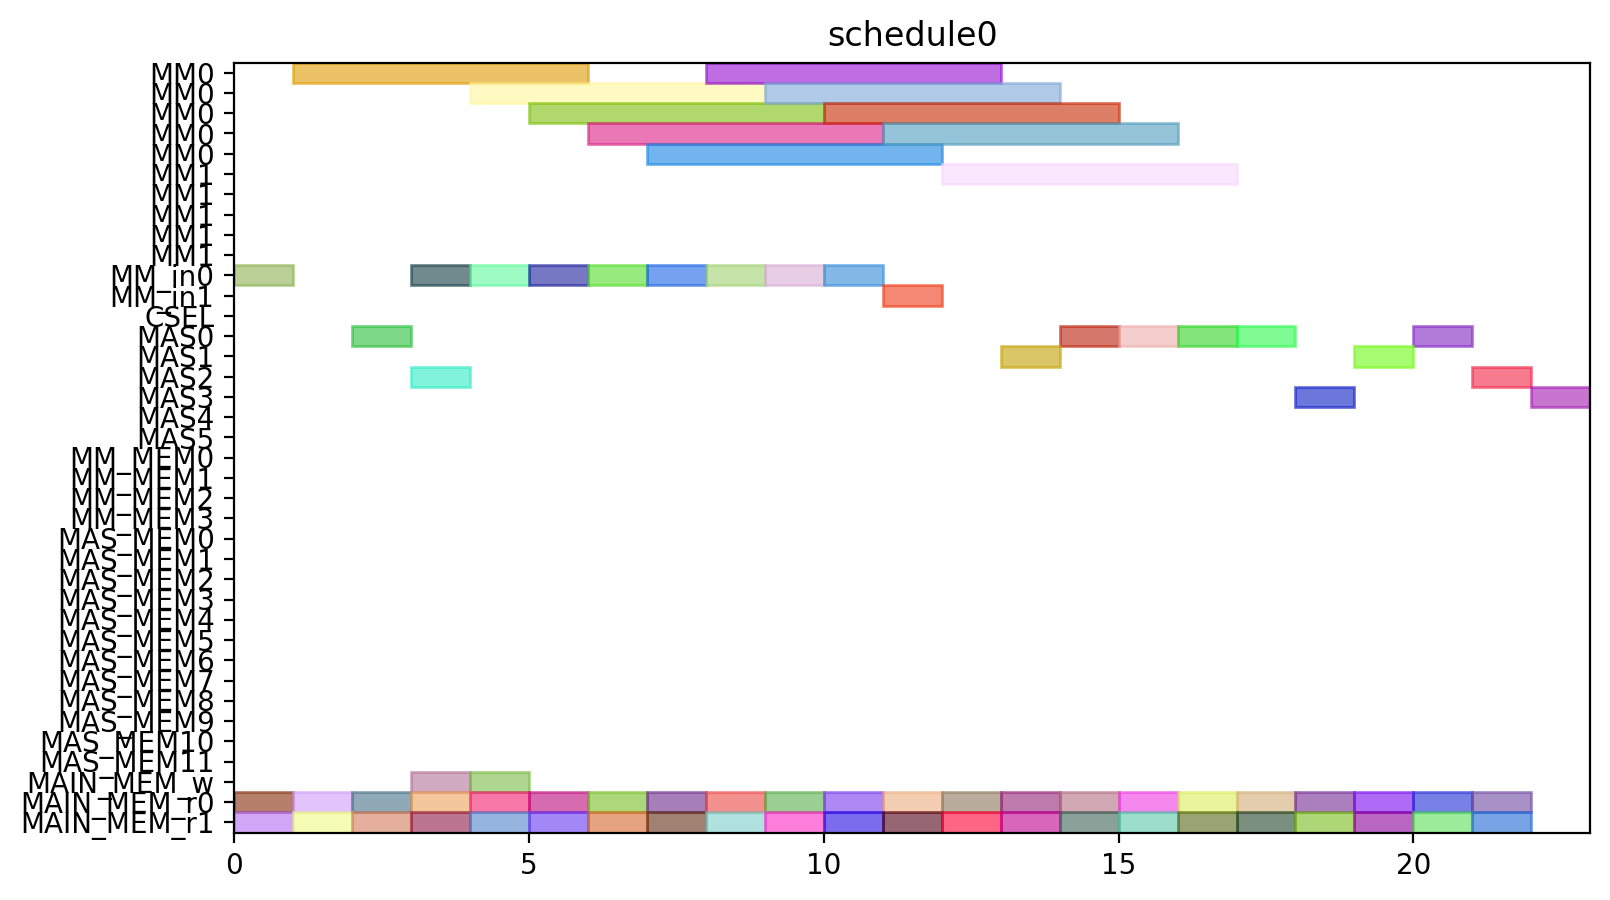

Generate this figure with Python:
from pyschedule import Scenario, solvers, plotters, alt


def solve():
	horizon = 120
	S = Scenario("schedule0", horizon=horizon)

	# resource
	MM = S.Resources('MM', num=2, size=5)
	MM_in = S.Resources('MM_in', num=2)
	CSEL = S.Resource('CSEL')
	MAS = S.Resources('MAS', num=6, size=1, periods=range(1, horizon))
	MM_MEM = S.Resources('MM_MEM', num=4)
	MAS_MEM = S.Resources('MAS_MEM', num=12)
	MAIN_MEM_w = S.Resource('MAIN_MEM_w', size=1)
	MAIN_MEM_r = S.Resources('MAIN_MEM_r', num=2)

	# result of previous scheduling

	# new tasks
	c10_t0 = S.Task('c10_t0', length=5, delay_cost=1)
	c10_t0 += alt(MM)
	c10_t0_in = S.Task('c10_t0_in', length=1, delay_cost=1)
	c10_t0_in += alt(MM_in)
	S += c10_t0_in*MM_in[0]<=c10_t0*MM[0]
	S += c10_t0_in*MM_in[1]<=c10_t0*MM[1]
	c10_t0_mem0 = S.Task('c10_t0_mem0', length=1, delay_cost=1)
	c10_t0_mem0 += MAIN_MEM_r[0]
	S += c10_t0_mem0 <= c10_t0

	c10_t0_mem1 = S.Task('c10_t0_mem1', length=1, delay_cost=1)
	c10_t0_mem1 += MAIN_MEM_r[1]
	S += c10_t0_mem1 <= c10_t0

	c10_t1 = S.Task('c10_t1', length=5, delay_cost=1)
	c10_t1 += alt(MM)
	c10_t1_in = S.Task('c10_t1_in', length=1, delay_cost=1)
	c10_t1_in += alt(MM_in)
	S += c10_t1_in*MM_in[0]<=c10_t1*MM[0]
	S += c10_t1_in*MM_in[1]<=c10_t1*MM[1]
	c10_t1_mem0 = S.Task('c10_t1_mem0', length=1, delay_cost=1)
	c10_t1_mem0 += MAIN_MEM_r[0]
	S += c10_t1_mem0 <= c10_t1

	c10_t1_mem1 = S.Task('c10_t1_mem1', length=1, delay_cost=1)
	c10_t1_mem1 += MAIN_MEM_r[1]
	S += c10_t1_mem1 <= c10_t1

	c10_t2 = S.Task('c10_t2', length=1, delay_cost=1)
	c10_t2 += alt(MAS)
	c10_t2_mem0 = S.Task('c10_t2_mem0', length=1, delay_cost=1)
	c10_t2_mem0 += MAIN_MEM_r[0]
	S += c10_t2_mem0 <= c10_t2

	c10_t2_mem1 = S.Task('c10_t2_mem1', length=1, delay_cost=1)
	c10_t2_mem1 += MAIN_MEM_r[1]
	S += c10_t2_mem1 <= c10_t2

	c10_t3 = S.Task('c10_t3', length=1, delay_cost=1)
	c10_t3 += alt(MAS)
	c10_t3_mem0 = S.Task('c10_t3_mem0', length=1, delay_cost=1)
	c10_t3_mem0 += MAIN_MEM_r[0]
	S += c10_t3_mem0 <= c10_t3

	c10_t3_mem1 = S.Task('c10_t3_mem1', length=1, delay_cost=1)
	c10_t3_mem1 += MAIN_MEM_r[1]
	S += c10_t3_mem1 <= c10_t3

	c20_t0 = S.Task('c20_t0', length=5, delay_cost=1)
	c20_t0 += alt(MM)
	c20_t0_in = S.Task('c20_t0_in', length=1, delay_cost=1)
	c20_t0_in += alt(MM_in)
	S += c20_t0_in*MM_in[0]<=c20_t0*MM[0]
	S += c20_t0_in*MM_in[1]<=c20_t0*MM[1]
	c20_t0_mem0 = S.Task('c20_t0_mem0', length=1, delay_cost=1)
	c20_t0_mem0 += MAIN_MEM_r[0]
	S += c20_t0_mem0 <= c20_t0

	c20_t0_mem1 = S.Task('c20_t0_mem1', length=1, delay_cost=1)
	c20_t0_mem1 += MAIN_MEM_r[1]
	S += c20_t0_mem1 <= c20_t0

	c20_t1 = S.Task('c20_t1', length=5, delay_cost=1)
	c20_t1 += alt(MM)
	c20_t1_in = S.Task('c20_t1_in', length=1, delay_cost=1)
	c20_t1_in += alt(MM_in)
	S += c20_t1_in*MM_in[0]<=c20_t1*MM[0]
	S += c20_t1_in*MM_in[1]<=c20_t1*MM[1]
	c20_t1_mem0 = S.Task('c20_t1_mem0', length=1, delay_cost=1)
	c20_t1_mem0 += MAIN_MEM_r[0]
	S += c20_t1_mem0 <= c20_t1

	c20_t1_mem1 = S.Task('c20_t1_mem1', length=1, delay_cost=1)
	c20_t1_mem1 += MAIN_MEM_r[1]
	S += c20_t1_mem1 <= c20_t1

	c20_t2 = S.Task('c20_t2', length=1, delay_cost=1)
	c20_t2 += alt(MAS)
	c20_t2_mem0 = S.Task('c20_t2_mem0', length=1, delay_cost=1)
	c20_t2_mem0 += MAIN_MEM_r[0]
	S += c20_t2_mem0 <= c20_t2

	c20_t2_mem1 = S.Task('c20_t2_mem1', length=1, delay_cost=1)
	c20_t2_mem1 += MAIN_MEM_r[1]
	S += c20_t2_mem1 <= c20_t2

	c20_t3 = S.Task('c20_t3', length=1, delay_cost=1)
	c20_t3 += alt(MAS)
	c20_t3_mem0 = S.Task('c20_t3_mem0', length=1, delay_cost=1)
	c20_t3_mem0 += MAIN_MEM_r[0]
	S += c20_t3_mem0 <= c20_t3

	c20_t3_mem1 = S.Task('c20_t3_mem1', length=1, delay_cost=1)
	c20_t3_mem1 += MAIN_MEM_r[1]
	S += c20_t3_mem1 <= c20_t3

	c01_t0 = S.Task('c01_t0', length=5, delay_cost=1)
	c01_t0 += alt(MM)
	c01_t0_in = S.Task('c01_t0_in', length=1, delay_cost=1)
	c01_t0_in += alt(MM_in)
	S += c01_t0_in*MM_in[0]<=c01_t0*MM[0]
	S += c01_t0_in*MM_in[1]<=c01_t0*MM[1]
	c01_t0_mem0 = S.Task('c01_t0_mem0', length=1, delay_cost=1)
	c01_t0_mem0 += MAIN_MEM_r[0]
	S += c01_t0_mem0 <= c01_t0

	c01_t0_mem1 = S.Task('c01_t0_mem1', length=1, delay_cost=1)
	c01_t0_mem1 += MAIN_MEM_r[1]
	S += c01_t0_mem1 <= c01_t0

	c01_t1 = S.Task('c01_t1', length=5, delay_cost=1)
	c01_t1 += alt(MM)
	c01_t1_in = S.Task('c01_t1_in', length=1, delay_cost=1)
	c01_t1_in += alt(MM_in)
	S += c01_t1_in*MM_in[0]<=c01_t1*MM[0]
	S += c01_t1_in*MM_in[1]<=c01_t1*MM[1]
	c01_t1_mem0 = S.Task('c01_t1_mem0', length=1, delay_cost=1)
	c01_t1_mem0 += MAIN_MEM_r[0]
	S += c01_t1_mem0 <= c01_t1

	c01_t1_mem1 = S.Task('c01_t1_mem1', length=1, delay_cost=1)
	c01_t1_mem1 += MAIN_MEM_r[1]
	S += c01_t1_mem1 <= c01_t1

	c01_t2 = S.Task('c01_t2', length=1, delay_cost=1)
	c01_t2 += alt(MAS)
	c01_t2_mem0 = S.Task('c01_t2_mem0', length=1, delay_cost=1)
	c01_t2_mem0 += MAIN_MEM_r[0]
	S += c01_t2_mem0 <= c01_t2

	c01_t2_mem1 = S.Task('c01_t2_mem1', length=1, delay_cost=1)
	c01_t2_mem1 += MAIN_MEM_r[1]
	S += c01_t2_mem1 <= c01_t2

	c01_t3 = S.Task('c01_t3', length=1, delay_cost=1)
	c01_t3 += alt(MAS)
	c01_t3_mem0 = S.Task('c01_t3_mem0', length=1, delay_cost=1)
	c01_t3_mem0 += MAIN_MEM_r[0]
	S += c01_t3_mem0 <= c01_t3

	c01_t3_mem1 = S.Task('c01_t3_mem1', length=1, delay_cost=1)
	c01_t3_mem1 += MAIN_MEM_r[1]
	S += c01_t3_mem1 <= c01_t3

	c11_t0 = S.Task('c11_t0', length=5, delay_cost=1)
	c11_t0 += alt(MM)
	c11_t0_in = S.Task('c11_t0_in', length=1, delay_cost=1)
	c11_t0_in += alt(MM_in)
	S += c11_t0_in*MM_in[0]<=c11_t0*MM[0]
	S += c11_t0_in*MM_in[1]<=c11_t0*MM[1]
	c11_t0_mem0 = S.Task('c11_t0_mem0', length=1, delay_cost=1)
	c11_t0_mem0 += MAIN_MEM_r[0]
	S += c11_t0_mem0 <= c11_t0

	c11_t0_mem1 = S.Task('c11_t0_mem1', length=1, delay_cost=1)
	c11_t0_mem1 += MAIN_MEM_r[1]
	S += c11_t0_mem1 <= c11_t0

	c11_t1 = S.Task('c11_t1', length=5, delay_cost=1)
	c11_t1 += alt(MM)
	c11_t1_in = S.Task('c11_t1_in', length=1, delay_cost=1)
	c11_t1_in += alt(MM_in)
	S += c11_t1_in*MM_in[0]<=c11_t1*MM[0]
	S += c11_t1_in*MM_in[1]<=c11_t1*MM[1]
	c11_t1_mem0 = S.Task('c11_t1_mem0', length=1, delay_cost=1)
	c11_t1_mem0 += MAIN_MEM_r[0]
	S += c11_t1_mem0 <= c11_t1

	c11_t1_mem1 = S.Task('c11_t1_mem1', length=1, delay_cost=1)
	c11_t1_mem1 += MAIN_MEM_r[1]
	S += c11_t1_mem1 <= c11_t1

	c11_t2 = S.Task('c11_t2', length=1, delay_cost=1)
	c11_t2 += alt(MAS)
	c11_t2_mem0 = S.Task('c11_t2_mem0', length=1, delay_cost=1)
	c11_t2_mem0 += MAIN_MEM_r[0]
	S += c11_t2_mem0 <= c11_t2

	c11_t2_mem1 = S.Task('c11_t2_mem1', length=1, delay_cost=1)
	c11_t2_mem1 += MAIN_MEM_r[1]
	S += c11_t2_mem1 <= c11_t2

	c11_t3 = S.Task('c11_t3', length=1, delay_cost=1)
	c11_t3 += alt(MAS)
	c11_t3_mem0 = S.Task('c11_t3_mem0', length=1, delay_cost=1)
	c11_t3_mem0 += MAIN_MEM_r[0]
	S += c11_t3_mem0 <= c11_t3

	c11_t3_mem1 = S.Task('c11_t3_mem1', length=1, delay_cost=1)
	c11_t3_mem1 += MAIN_MEM_r[1]
	S += c11_t3_mem1 <= c11_t3

	c21_t0 = S.Task('c21_t0', length=5, delay_cost=1)
	c21_t0 += alt(MM)
	c21_t0_in = S.Task('c21_t0_in', length=1, delay_cost=1)
	c21_t0_in += alt(MM_in)
	S += c21_t0_in*MM_in[0]<=c21_t0*MM[0]
	S += c21_t0_in*MM_in[1]<=c21_t0*MM[1]
	c21_t0_mem0 = S.Task('c21_t0_mem0', length=1, delay_cost=1)
	c21_t0_mem0 += MAIN_MEM_r[0]
	S += c21_t0_mem0 <= c21_t0

	c21_t0_mem1 = S.Task('c21_t0_mem1', length=1, delay_cost=1)
	c21_t0_mem1 += MAIN_MEM_r[1]
	S += c21_t0_mem1 <= c21_t0

	c21_t1 = S.Task('c21_t1', length=5, delay_cost=1)
	c21_t1 += alt(MM)
	c21_t1_in = S.Task('c21_t1_in', length=1, delay_cost=1)
	c21_t1_in += alt(MM_in)
	S += c21_t1_in*MM_in[0]<=c21_t1*MM[0]
	S += c21_t1_in*MM_in[1]<=c21_t1*MM[1]
	c21_t1_mem0 = S.Task('c21_t1_mem0', length=1, delay_cost=1)
	c21_t1_mem0 += MAIN_MEM_r[0]
	S += c21_t1_mem0 <= c21_t1

	c21_t1_mem1 = S.Task('c21_t1_mem1', length=1, delay_cost=1)
	c21_t1_mem1 += MAIN_MEM_r[1]
	S += c21_t1_mem1 <= c21_t1

	c21_t2 = S.Task('c21_t2', length=1, delay_cost=1)
	c21_t2 += alt(MAS)
	c21_t2_mem0 = S.Task('c21_t2_mem0', length=1, delay_cost=1)
	c21_t2_mem0 += MAIN_MEM_r[0]
	S += c21_t2_mem0 <= c21_t2

	c21_t2_mem1 = S.Task('c21_t2_mem1', length=1, delay_cost=1)
	c21_t2_mem1 += MAIN_MEM_r[1]
	S += c21_t2_mem1 <= c21_t2

	c21_t3 = S.Task('c21_t3', length=1, delay_cost=1)
	c21_t3 += alt(MAS)
	c21_t3_mem0 = S.Task('c21_t3_mem0', length=1, delay_cost=1)
	c21_t3_mem0 += MAIN_MEM_r[0]
	S += c21_t3_mem0 <= c21_t3

	c21_t3_mem1 = S.Task('c21_t3_mem1', length=1, delay_cost=1)
	c21_t3_mem1 += MAIN_MEM_r[1]
	S += c21_t3_mem1 <= c21_t3

	c000 = S.Task('c000', length=1, delay_cost=1)
	c000 += alt(MAS)
	S += 0<c000

	c000_w = S.Task('c000_w', length=1, delay_cost=1)
	c000_w += alt(MAIN_MEM_w)
	S += c000 <= c000_w

	c000_mem0 = S.Task('c000_mem0', length=1, delay_cost=1)
	c000_mem0 += MAIN_MEM_r[0]
	S += c000_mem0 <= c000

	c000_mem1 = S.Task('c000_mem1', length=1, delay_cost=1)
	c000_mem1 += MAIN_MEM_r[1]
	S += c000_mem1 <= c000

	c001 = S.Task('c001', length=1, delay_cost=1)
	c001 += alt(MAS)
	S += 0<c001

	c001_w = S.Task('c001_w', length=1, delay_cost=1)
	c001_w += alt(MAIN_MEM_w)
	S += c001 <= c001_w

	c001_mem0 = S.Task('c001_mem0', length=1, delay_cost=1)
	c001_mem0 += MAIN_MEM_r[0]
	S += c001_mem0 <= c001

	c001_mem1 = S.Task('c001_mem1', length=1, delay_cost=1)
	c001_mem1 += MAIN_MEM_r[1]
	S += c001_mem1 <= c001

	solvers.mip.solve(S,msg=1,kind='CPLEX',ratio_gap=1.01)

	solution = [['hoge']*len(S.solution()[1]) for i in range(len(S.solution()))]
	for i in range(len(S.solution())):
		for j in range(len(S.solution()[i])):
			solution[i][j]=str(S.solution()[i][j])
	print(solution)

	cycles = int(solution[-1][3])

	pic_file_name = "/home/mfukuda/ABE/multiRAM_multiMAS_16mux/scheduling_result/stage5MM2_stage1MAS6/FROB/schedule0.png"
	if(S.solution() != []):
		plotters.matplotlib.plot(S,img_filename=pic_file_name, show_task_labels=False, fig_size=(cycles*0.25+3, 5))

	return solution
